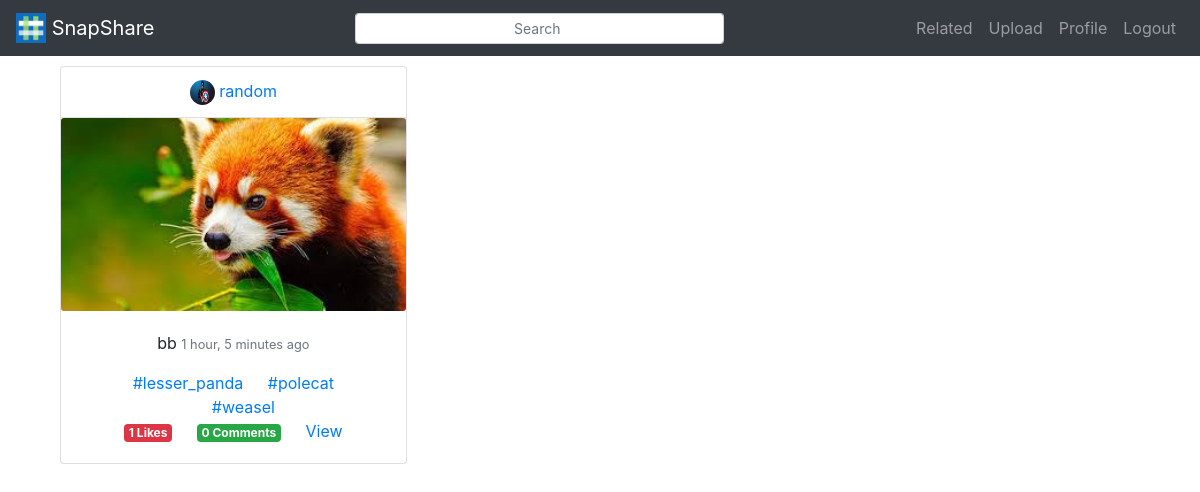
/posts/related/ (signed in), run on the app's committed database.
### posts/models.py (models this page shows, shortened)
class Post(models.Model):
	user = models.ForeignKey(User, on_delete=models.CASCADE, related_name='posts')
	caption = models.CharField(max_length = 100, blank=True, null=True)
	image = models.ImageField(upload_to=upload_location)
	timestamp = models.DateTimeField(auto_now_add=True)
	uuid = models.UUIDField(default=uuid.uuid4, editable=False, unique=True)
	@property
	def get_tags(self):
		tags = PostTagBridge.objects.filter(post = self)
		return [x.tag for x in tags]
	@property
	def comments_count(self):
		return Comment.objects.filter(post=self).count()
	@property
	def likes_count(self):
		return Like.objects.filter(post=self).count()

class Tag(models.Model):
	text = models.CharField(max_length=100)
	def __str__(self):
		return "{}".format(self.text)

### accounts/models.py (models this page shows, shortened)
class Profile(models.Model):
	user = models.OneToOneField(User, on_delete=models.CASCADE)
	bio = models.CharField(max_length = 500, null=True, blank=True)
	profile_picture = models.ImageField(null=True, blank=True, upload_to=upload_location, default='/default_user_image.jpg')

### posts/views.py (the view)
# urls.py: path('related/', Related.as_view(), name="related_url"),
class Related(View):
	template_name = "posts/home.html"
	@method_decorator(login_required)
	def get(self, request, *args, **kwargs):
		liked_posts = Like.objects.filter(user=request.user)
		user_pool = list()
		for liked_post in liked_posts:
			user_pool.append(liked_post.post.user)
		user_pool = list(set(user_pool))
		posts_liked_by_user_pool = Like.objects.filter(user__in=user_pool)
		posts = [x.post for x in posts_liked_by_user_pool]
		return render(request, self.template_name, {"posts" : posts})

### posts/templates/posts/home.html (shortened to what this page needs)
{% extends "SnapShare/base.html" %}
{% block content %}
<div class="container">
		<div class="card-columns">
				{% for post in posts %}
				<div class="card">
				<div class="card-header bg-transparent text-center">
					<img src="{{post.user.profile.profile_picture.url}}" class="rounded-circle" width="25px" height="25px">
					<a href="/accounts/profile/{{post.user.username}}/">{{post.user.username}}</a>
				</div>
				  <img class="card-img" src="{{post.image.url}}" alt="Card image cap">
				  <div class="card-body text-center">
					<p class="card-text">{{post.caption}}
						<small class="text-muted">{{post.timestamp | timesince}} ago</small>
					</p>
					<div class="col">
						{% for tag in post.get_tags %}
							<a href="/posts/tags/{{tag}}" class="card-link">#{{tag}}</a>
						{% endfor %}
					</div>
					<span class="badge badge-danger card-link">{{post.likes_count}} Likes</span>
					<span class="badge badge-success card-link">{{post.comments_count}} Comments</span>
					<a href="/posts/single/{{post.uuid}}" class="card-link">View</a>
				  </div>
				</div>
				{% endfor %}
			  </div>
</div>
{% endblock %}

### data on the page
Post: user.profile.profile_picture (picture), user.username "random", image (picture), caption "bb", timestamp "1 hour, 5 minutes", likes_count "1", comments_count "0"
Tag: text "lesser_panda"
Tag: text "polecat"
Tag: text "weasel"
